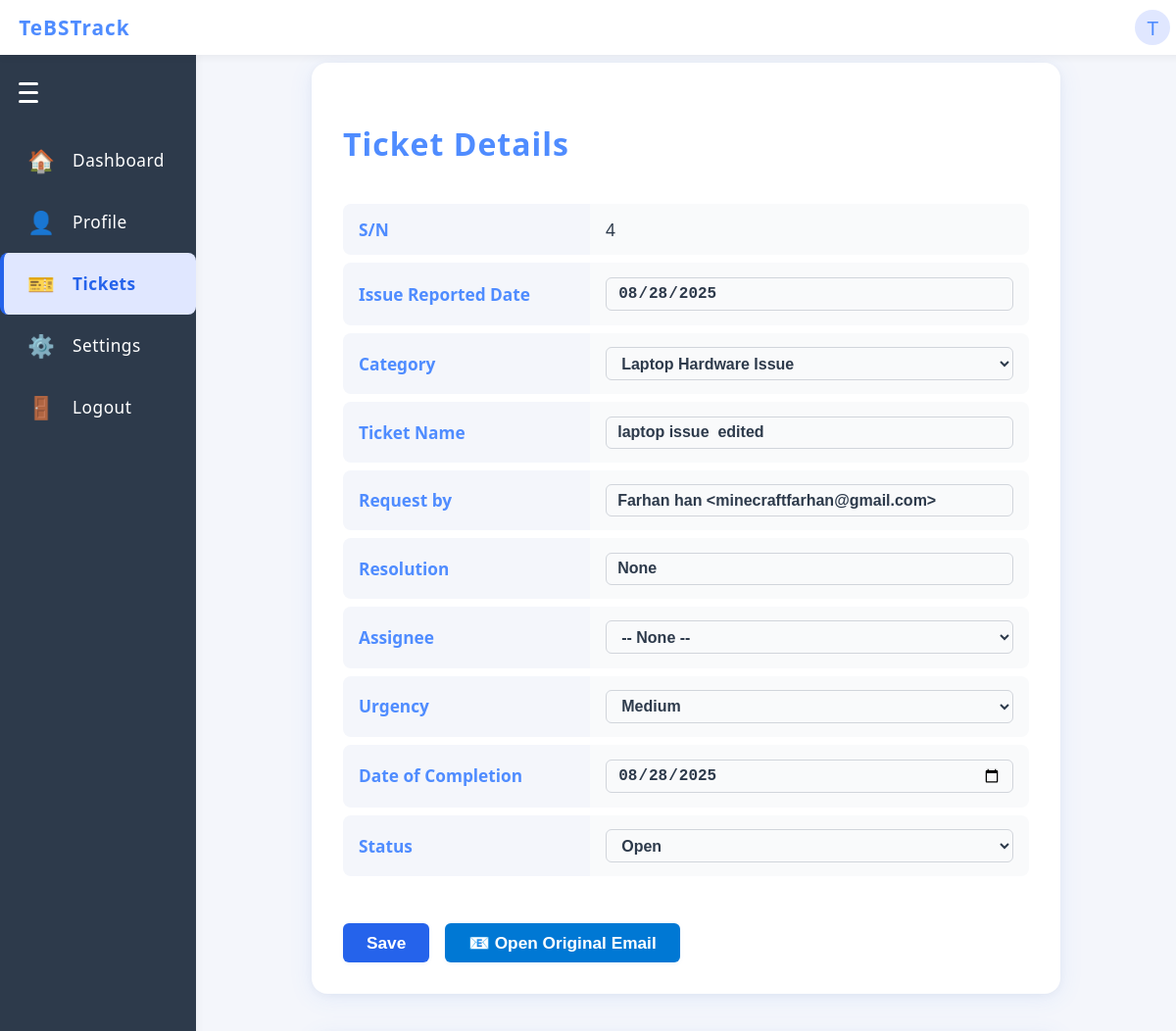
Before: /viewticket/4 (signed in, upper part) with the older database file.
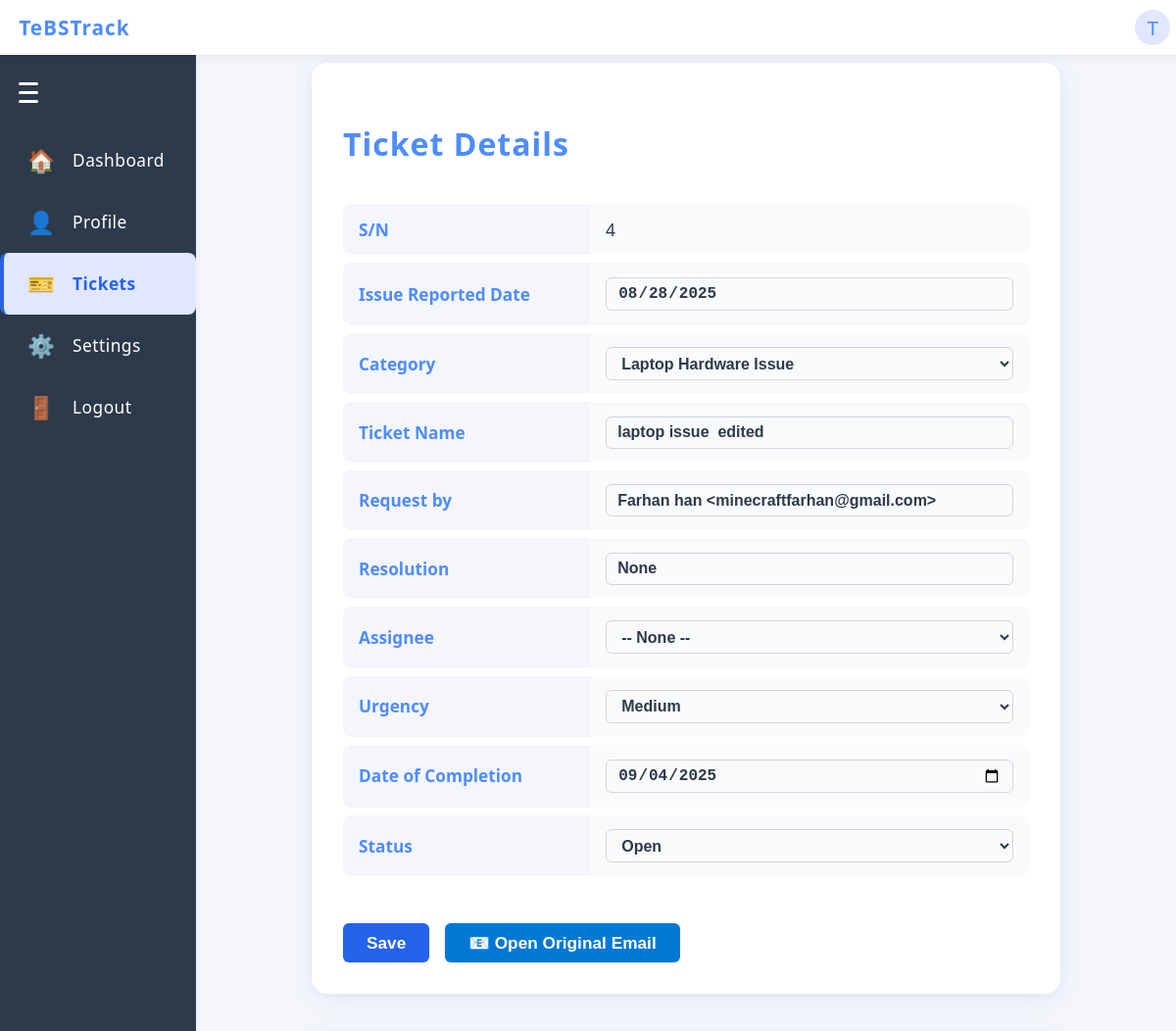
After: the same page with the newer database file.
### app/models.py (models this page shows)
class Ticket(db.Model):
    id = db.Column(db.Integer, primary_key=True)
    subject = db.Column(db.String(255), nullable=False)
    description = db.Column(db.Text, nullable=True)
    sender = db.Column(db.String(150), nullable=False)
    category = db.Column(db.String(100), nullable=True)
    urgency = db.Column(db.String(50), nullable=True)
    status = db.Column(db.String(50), nullable=False, default='Open')
    resolution = db.Column(db.String(255), nullable=True)
    created_at = db.Column(db.DateTime, server_default=db.func.now())
    updated_at = db.Column(db.DateTime, server_default=db.func.now(), onupdate=db.func.now())
    thread_id = db.Column(db.String(255), nullable=True)  # For email threading
    audit_log = db.Column(db.Text, nullable=True)  # JSON or text log
    assigned_to = db.Column(db.Integer, db.ForeignKey('user.id'), nullable=True)

class Category(db.Model):
    id = db.Column(db.Integer, primary_key=True)
    name = db.Column(db.String(64), unique=True, nullable=False)

### app/routes.py (the view)
@main.route('/viewticket/<int:ticket_id>')
@login_required
def view_ticket(ticket_id):
    ticket = Ticket.query.get_or_404(ticket_id)
    if current_user.role == 'infra':
        if ticket.assigned_to is not None and ticket.assigned_to != current_user.id:
            flash('You do not have permission to view this ticket.', 'error')
            return redirect(url_for('main.tickets'))
    all_categories = Category.query.order_by(Category.name).all()
    from .models import User, EmailMessage
    if current_user.role == 'admin':
        all_users = User.query.order_by(User.username).all()
    else:
        all_users = [current_user]
    thread_msgs = []
    import os
    GMAIL_USER = os.environ.get('GMAIL_USER', 'tebstrack@gmail.com').lower()
    from sqlalchemy import or_, and_
    if ticket.thread_id:
        all_msgs = EmailMessage.query.filter(
            EmailMessage.thread_id == ticket.thread_id
        ).order_by(EmailMessage.sent_at.desc()).all()
        msg_map = {m.message_id: m for m in all_msgs if m.message_id}
        root_msgs = [m for m in all_msgs if not m.in_reply_to or m.in_reply_to not in msg_map]
        thread_chain = []
        for root in root_msgs:
            chain = []
            current = root
            while current:
                chain.append(current)
                next_msg = None
                for m in all_msgs:
                    if m.in_reply_to and m.in_reply_to == current.message_id:
                        next_msg = m
                        break
                current = next_msg
            thread_chain.extend(chain)
        seen_ids = set()
        thread_msgs = []
        for m in sorted(thread_chain, key=lambda x: x.sent_at, reverse=True):
            if m.id not in seen_ids:
                thread_msgs.append(m)
                seen_ids.add(m.id)
    else:
        msg = EmailMessage.query.filter_by(ticket_id=ticket.id).first()
        if msg:
            thread_msgs = [msg]
    import re
    for msg in thread_msgs:
        try:
            import json
            msg.attachments = json.loads(msg.attachments) if msg.attachments else []
        except Exception:
            msg.attachments = []
        msg.is_self = (msg.sender or '').strip().lower() == GMAIL_USER
        if msg.body:
            msg.body = re.split(r'\n?On .+wrote:', msg.body)[0].strip()
    form = EditTicketForm(obj=ticket)
    return render_template('viewticket.html', ticket=ticket, all_categories=all_categories, all_users=all_users, thread_msgs=thread_msgs, GMAIL_USER=GMAIL_USER, form=form)

### app/routes.py
class EditTicketForm(FlaskForm):
    subject = StringField('Subject', validators=[DataRequired()])
    category = StringField('Category', validators=[DataRequired()])
    urgency = SelectField('Urgency', choices=[('Low','Low'),('Medium','Medium'),('High','High'),('Urgent','Urgent')], validators=[DataRequired()])
    status = SelectField('Status', choices=[('Open','Open'),('Closed','Closed')], validators=[DataRequired()])
    description = TextAreaField('Description', validators=[DataRequired()])
    assigned_to = IntegerField('Assignee', validators=[Optional()])
    resolution = StringField('Resolution', validators=[Optional()])
    sender = StringField('Request by', validators=[Optional()])
    created_at = StringField('Issue Reported Date', validators=[Optional()])  # Will parse as date
    updated_at = StringField('Date of Completion', validators=[Optional()])  # Will parse as date

### app/routes.py (called while the page is built)
@main.before_app_request
def require_login():
    allowed_routes = ['main.login', 'static']
    if not current_user.is_authenticated and request.endpoint not in allowed_routes:
        return redirect(url_for('main.login'))

### app/templates/viewticket.html (shortened to what the changed rows need)
{% extends 'base.html' %}
{% block content %}
<form method="post" action="{{ url_for('main.edit_ticket', ticket_id=ticket.id) }}" style="width:100%">
  <div style="max-width: 700px; margin: 40px auto; padding: 2.5rem 2rem 2rem 2rem; background: #fff; border-radius: 16px; box-shadow: 0 4px 24px rgba(79,140,255,0.10), 0 1.5px 8px rgba(0,0,0,0.04);">
    <h1 style="color: #4f8cff; font-size: 2rem; font-weight: 700; margin-bottom: 2rem; letter-spacing: 1px; text-align: left;">Ticket Details</h1>
    <table style="width: 100%; border-collapse: separate; border-spacing: 0 0.5rem; margin-bottom: 2.5rem;">
      <tr><th style="text-align: left; width: 220px; background: #f4f6fb; padding: 0.9rem 1rem; border-radius: 8px 0 0 8px; color: #4f8cff; font-weight: 600; font-size: 1.08rem;">S/N</th><td style="padding: 0.9rem 1rem; background: #f9fafb; border-radius: 0 8px 8px 0; font-size: 1.08rem; color: #2d3a4b;">{{ ticket.id }}</td></tr>
      <tr><th style="text-align: left; width: 220px; background: #f4f6fb; padding: 0.9rem 1rem; border-radius: 8px 0 0 8px; color: #4f8cff; font-weight: 600; font-size: 1.08rem;">Issue Reported Date</th><td style="padding : 0.9rem 1rem; background: #f9fafb; border-radius: 0 8px 8px 0; font-size: 1.08rem; color: #2d3a4b;"><input style="width: -webkit-fill-available;" type="date" name="created_at" value="{{ ticket.created_at.strftime('%Y-%m-%d') if ticket.created_at else '' }}" class="ticket-input" {% if current_user.role == 'infra' %}readonly{% endif %}></td></tr>
      <tr><th style="text-align: left; width: 220px; background: #f4f6fb; padding: 0.9rem 1rem; border-radius: 8px 0 0 8px; color: #4f8cff; font-weight: 600; font-size: 1.08rem;">Category</th><td style="padding: 0.9rem 1rem; background: #f9fafb; border-radius: 0 8px 8px 0; font-size: 1.08rem; color: #2d3a4b;"><select name="category" class="ticket-input">{% for cat in all_categories %}<option value="{{ cat.name }}" {% if cat.name == ticket.category %}selected{% endif %}>{{ cat.name|safe }}</option>{% endfor %}</select></td></tr>
      <tr><th style="text-align: left; width: 220px; background: #f4f6fb; padding: 0.9rem 1rem; border-radius: 8px 0 0 8px; color: #4f8cff; font-weight: 600; font-size: 1.08rem;">Ticket Name</th><td style="padding: 0.9rem 1rem; background: #f9fafb; border-radius: 0 8px 8px 0; font-size: 1.08rem; color: #2d3a4b;"><input style="width: -webkit-fill-available;" type="text" name="subject" value="{{ ticket.subject }}" class="ticket-input"></td></tr>
      <tr><th style="text-align: left; width: 220px; background: #f4f6fb; padding: 0.9rem 1rem; border-radius: 8px 0 0 8px; color: #4f8cff; font-weight: 600; font-size: 1.08rem;">Request by</th><td style="padding: 0.9rem 1rem; background: #f9fafb; border-radius: 0 8px 8px 0; font-size: 1.08rem; color: #2d3a4b;"><input style="width: -webkit-fill-available;" type="text" name="sender" value="{{ ticket.sender }}" class="ticket-input" {% if current_user.role == 'infra' %}readonly{% endif %}></td></tr>
      <tr><th style="text-align: left; width: 220px; background: #f4f6fb; padding: 0.9rem 1rem; border-radius: 8px 0 0 8px; color: #4f8cff; font-weight: 600; font-size: 1.08rem;">Resolution</th><td style="padding: 0.9rem 1rem; background: #f9fafb; border-radius: 0 8px 8px 0; font-size: 1.08rem; color: #2d3a4b;"><input style="width: -webkit-fill-available;" type="text" name="resolution" value="{{ form.resolution.data if form.resolution.data is not none else ticket.resolution }}" class="ticket-input"></td></tr>
      <tr><th style="text-align: left; width: 220px; background: #f4f6fb; padding: 0.9rem 1rem; border-radius: 8px 0 0 8px; color: #4f8cff; font-weight: 600; font-size: 1.08rem;">Assignee</th></tr>
      <tr><th style="text-align: left; width: 220px; background: #f4f6fb; padding: 0.9rem 1rem; border-radius: 8px 0 0 8px; color: #4f8cff; font-weight: 600; font-size: 1.08rem;">Urgency</th><td style="padding: 0.9rem 1rem; background: #f9fafb; border-radius: 0 8px 8px 0; font-size: 1.08rem; color: #2d3a4b;"><select name="urgency" class="ticket-input"><option value="Medium" {% if ticket.urgency == 'Medium' %}selected{% endif %}>Medium</option></select></td></tr>
      <tr><th style="text-align: left; width: 220px; background: #f4f6fb; padding: 0.9rem 1rem; border-radius: 8px 0 0 8px; color: #4f8cff; font-weight: 600; font-size: 1.08rem;">Date of Completion</th><td style="padding: 0.9rem 1rem; background: #f9fafb; border-radius: 0 8px 8px 0; font-size: 1.08rem; color: #2d3a4b;"><input style="width: -webkit-fill-available;" type="date" name="updated_at" value="{{ ticket.updated_at.strftime('%Y-%m-%d') if ticket.updated_at else '' }}" class="ticket-input"></td></tr>
      <tr><th style="text-align: left; width: 220px; background: #f4f6fb; padding: 0.9rem 1rem; border-radius: 8px 0 0 8px; color: #4f8cff; font-weight: 600; font-size: 1.08rem;">Status</th><td style="padding: 0.9rem 1rem; background: #f9fafb; border-radius: 0 8px 8px 0; font-size: 1.08rem; color: #2d3a4b;"><select name="status" class="ticket-input"><option value="Open" {% if ticket.status == 'Open' %}selected{% endif %}>Open</option><option value="Closed" {% if ticket.status == 'Closed' %}selected{% endif %}>Closed</option></select></td></tr>
    </table>
  </div>
</form>
{% endblock %}

Changed rows visible on the page:
changed Ticket "laptop issue edited": updated_at "08/28/2025" → "09/04/2025"
